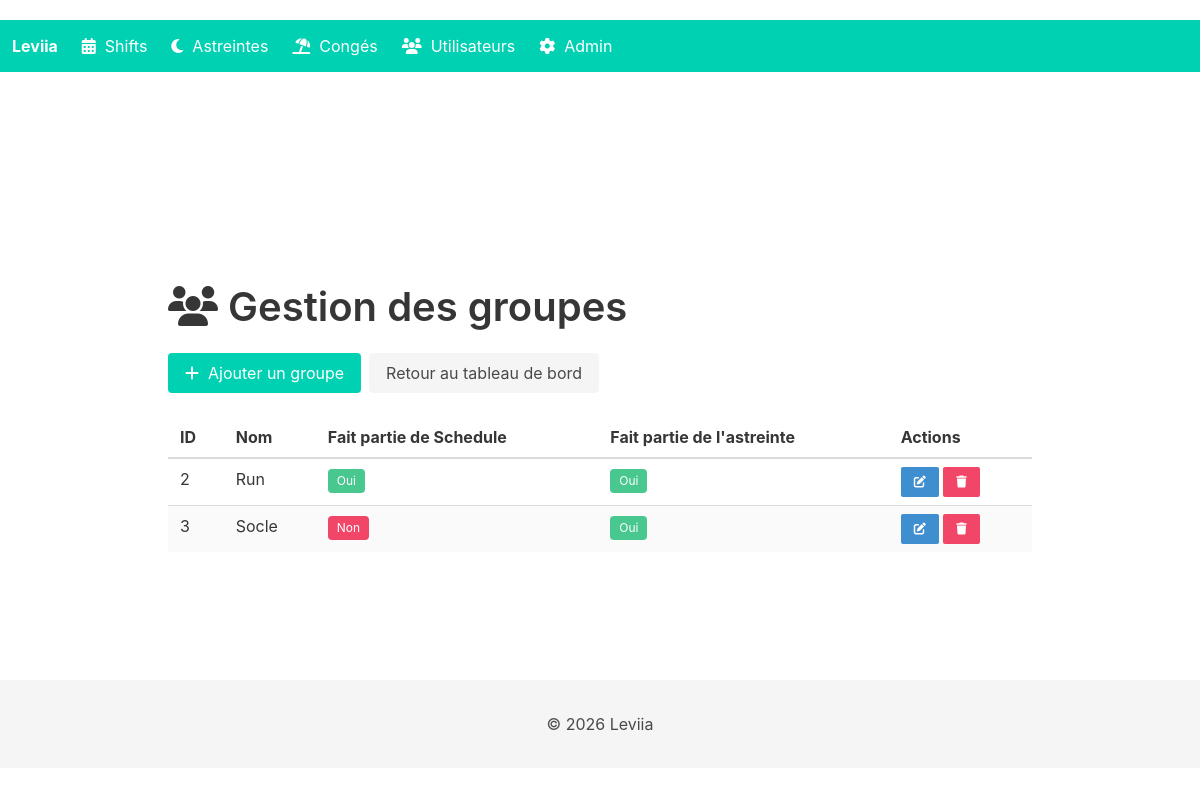
/admin/groups, run on the app's committed database.
### app/models.py (models this page shows)
class Group(db.Model):
    __tablename__ = 'groups'
    id = db.Column(db.Integer, primary_key=True)
    name = db.Column(db.String(80), nullable=False, unique=True)
    is_part_of_schedule = db.Column(db.Boolean, default=False)
    is_part_of_oncall = db.Column(db.Boolean, default=False)
    users = db.relationship('User', backref='group', lazy=True)

### app/routes/admin.py (the view)
@app.route('/admin/groups')
def list_groups():
    groups = Group.query.order_by(Group.name).all()
    return render_template('admin/groups.html', groups=groups)

### app/templates/admin/groups.html
{% extends "admin/base_admin.html" %}
{% block admin_content %}
<section class="section">
    <div class="container">
        <h1 class="title is-2">
            <i class="fas fa-users"></i> Gestion des groupes
        </h1>
        <div class="buttons">
            <a class="button is-primary" href="{{ url_for('add_group') }}">
                <i class="fas fa-plus"></i>&nbsp; Ajouter un groupe
            </a>
            <a class="button is-light" href="{{ url_for('admin_dashboard') }}">
                Retour au tableau de bord
            </a>
        </div>
        {% if groups %}
        <div class="table-container">
            <table class="table is-fullwidth is-striped">
                <thead>
                    <tr>
                        <th>ID</th>
                        <th>Nom</th>
                        <th>Fait partie de Schedule</th>
                        <th>Fait partie de l'astreinte</th>
                        <th>Actions</th>
                    </tr>
                </thead>
                <tbody>
                    {% for group in groups %}
                    <tr>
                        <td>{{ group.id }}</td>
                        <td>{{ group.name }}</td>
                        <td>
                            {% if group.is_part_of_schedule %}
                                <span class="tag is-success">Oui</span>
                            {% else %}
                                <span class="tag is-danger">Non</span>
                            {% endif %}
                        </td>
                        <td>
                            {% if group.is_part_of_oncall %}
                                <span class="tag is-success">Oui</span>
                            {% else %}
                                <span class="tag is-danger">Non</span>
                            {% endif %}
                        </td>
                        <td>
                            <a class="button is-small is-info" href="{{ url_for('edit_group', group_id=group.id) }}">
                                <i class="fas fa-edit"></i>
                            </a>
                            <a class="button is-small is-danger"
                               href="{{ url_for('delete_group', group_id=group.id) }}"
                               onclick="return confirm('Êtes-vous sûr de vouloir supprimer ce groupe ?')">
                                <i class="fas fa-trash"></i>
                            </a>
                        </td>
                    </tr>
                    {% endfor %}
                </tbody>
            </table>
        </div>
        {% else %}
        <div class="notification is-warning">
            <p>Aucun groupe trouvé.</p>
        </div>
        {% endif %}
    </div>
</section>
{% endblock %}

### app/templates/base.html (style rules this page uses)
body { padding-top: 20px; }

### data on the page
Group: id "2", name "Run", is_part_of_schedule "Oui", is_part_of_oncall "Oui"
Group: id "3", name "Socle", is_part_of_schedule "Non", is_part_of_oncall "Oui"
